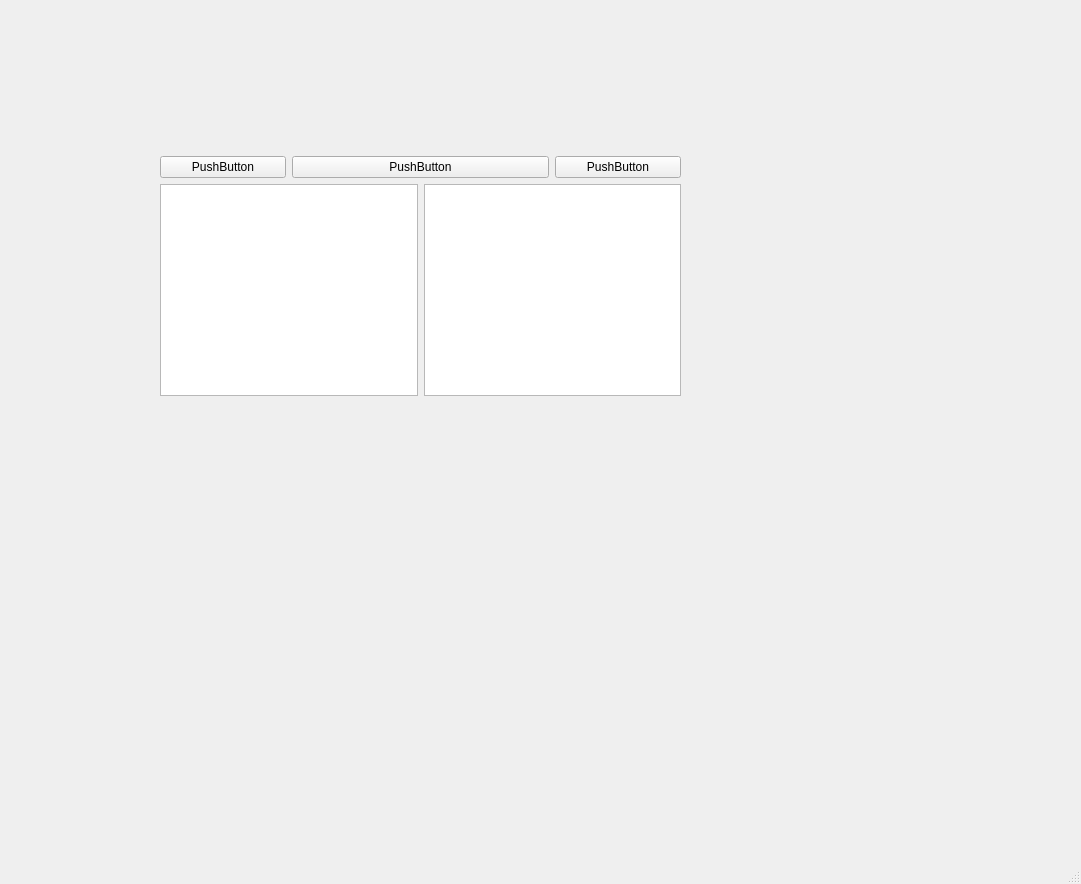
<?xml version="1.0" encoding="UTF-8"?>
<ui version="4.0">
 <class>MainWindow</class>
 <widget class="QMainWindow" name="MainWindow">
  <property name="geometry">
   <rect>
    <x>0</x>
    <y>0</y>
    <width>1081</width>
    <height>884</height>
   </rect>
  </property>
  <property name="windowTitle">
   <string>MainWindow</string>
  </property>
  <widget class="QWidget" name="centralwidget">
   <widget class="QWidget" name="">
    <property name="geometry">
     <rect>
      <x>160</x>
      <y>150</y>
      <width>521</width>
      <height>246</height>
     </rect>
    </property>
    <layout class="QGridLayout" name="gridLayout">
     <item row="0" column="0" colspan="4">
      <widget class="QFrame" name="frame">
       <property name="frameShape">
        <enum>QFrame::StyledPanel</enum>
       </property>
       <property name="frameShadow">
        <enum>QFrame::Raised</enum>
       </property>
      </widget>
     </item>
     <item row="1" column="0">
      <widget class="QPushButton" name="pushButton">
       <property name="text">
        <string>PushButton</string>
       </property>
      </widget>
     </item>
     <item row="1" column="1" colspan="2">
      <widget class="QPushButton" name="pushButton_2">
       <property name="text">
        <string>PushButton</string>
       </property>
      </widget>
     </item>
     <item row="1" column="3">
      <widget class="QPushButton" name="pushButton_3">
       <property name="text">
        <string>PushButton</string>
       </property>
      </widget>
     </item>
     <item row="2" column="0" colspan="2">
      <widget class="QTextEdit" name="textEdit"/>
     </item>
     <item row="2" column="2" colspan="2">
      <widget class="QTextEdit" name="textEdit_2"/>
     </item>
    </layout>
   </widget>
  </widget>
  <widget class="QMenuBar" name="menubar">
   <property name="geometry">
    <rect>
     <x>0</x>
     <y>0</y>
     <width>1081</width>
     <height>26</height>
    </rect>
   </property>
  </widget>
  <widget class="QStatusBar" name="statusbar"/>
 </widget>
 <resources/>
 <connections/>
</ui>
